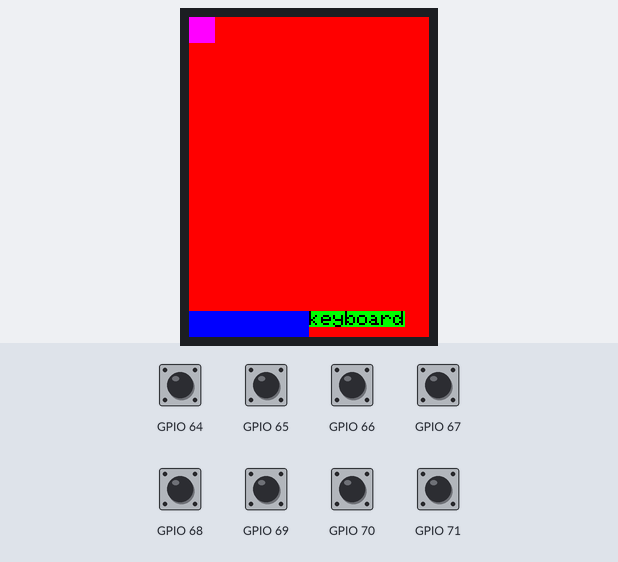
The program below on a simulated ESP32. On the bench: 240×320 colour display. The inputs (shaded band) are chosen by the test bench; at power-on: GPIO 64–71 HIGH. What the program prints to the serial monitor is not drawn.

Above: at 1.1 s.
1.2 s: GPIO 66 pulled LOW for 0.15 s
At 1.8 s:
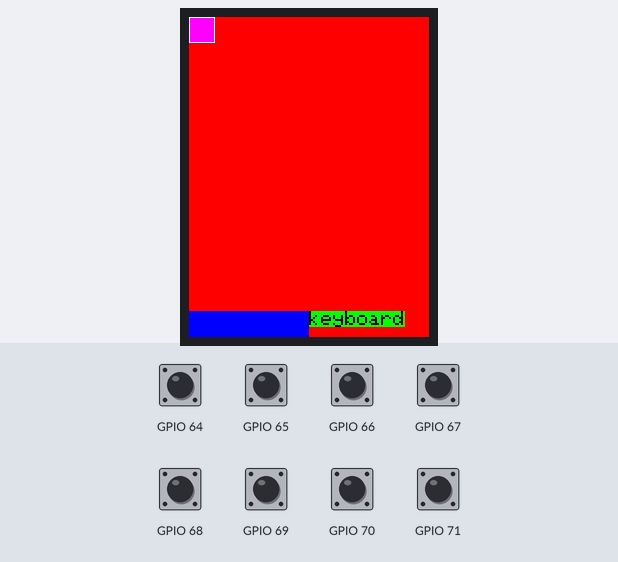
2.8 s: GPIO 64 pulled LOW for 0.15 s
At 4.0 s:
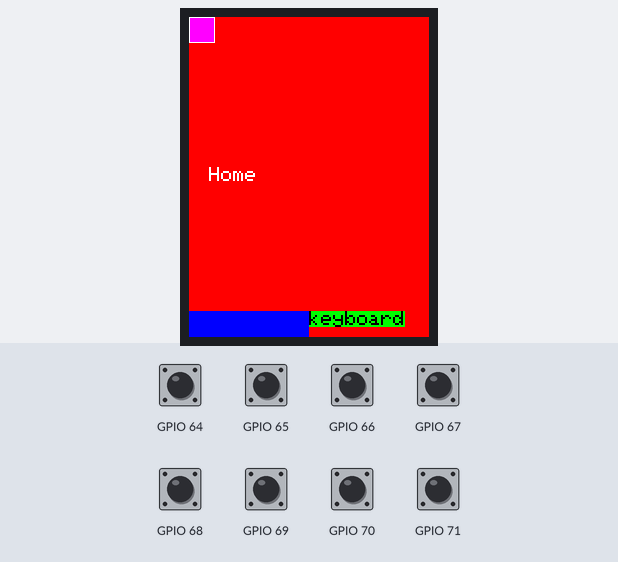
4.4 s: GPIO 66 pulled LOW for 1 s
At 4.44 s:
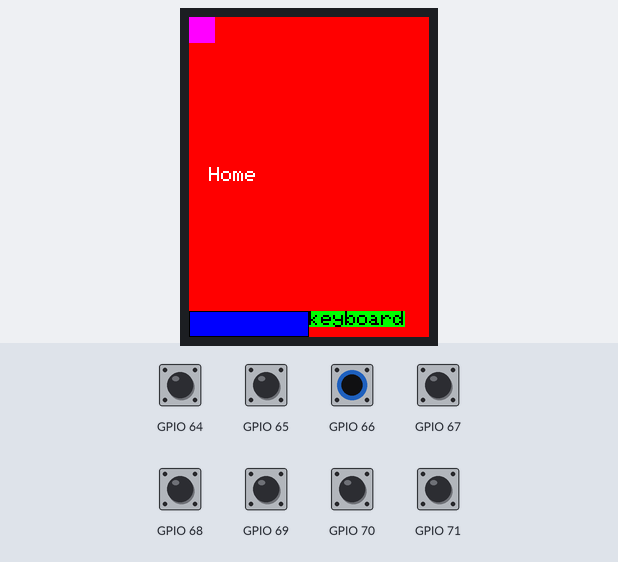

Measured:
- after the input at 1.2 s, the display: changes at once (image 1)
- after the input at 2.8 s, the display: changes at once (image 2)
- after the input at 4.4 s, the display: changes at once (image 3)

The program:

main.cpp
```cpp
#include <Arduino.h>
#include <ui.hpp>
#include <io.hpp>


#define SCREEN_HEIGHT (320)
#define SCREEN_WIDTH (240)
void setup()
{
    Serial.begin(115200);
    ui::UI *ui = new ui::UI;
    ui::Interface *interface = new ui::Interface(ui, {
        new ui::Container({
            new ui::StaticButton(0, 0, 26, 26, TFT_MAGENTA, TFT_WHITE, ui, [](ui::UI *ui)
            {
                Serial.println("Home:");
                ui->tft.setCursor(20, 150);
                ui->tft.setTextColor(TFT_WHITE);
                ui->tft.setTextSize(2);
                ui->tft.print("Home");
            })
        }),
        new ui::Container({
            new ui::StaticButton(0, SCREEN_HEIGHT-26, SCREEN_WIDTH/2, 26, TFT_BLUE, TFT_BLACK, ui, [](ui::UI *ui)
            {
                Serial.println("Menu:");
                ui->tft.setCursor(20, 150);
                ui->tft.setTextColor(TFT_WHITE);
                ui->tft.setTextSize(2);
                ui->tft.print("Menu");
            }),
            new ui::TextButton(SCREEN_WIDTH/2, SCREEN_HEIGHT-26, "keyboard", 2, TFT_GREEN, TFT_BLACK, TFT_BLACK, ui, [](ui::UI *ui)
            {
                Serial.println("Keyb:");
                ui->tft.setCursor(20, 150);
                ui->tft.setTextColor(TFT_WHITE);
                ui->tft.setTextSize(2);
                ui->tft.print("Keyb");
            })
        })
    });
    pcfinit();
    ui->init();
    interface->draw();
    while (true){
        unsigned int buttonstates = readallbuttons();
        if(buttonstates & 0b1){
            interface->clickcontainer();
        }
        if(buttonstates & 0b10){
            interface->cyclecontainer(1);
        }
        if(buttonstates & 0b100){
            interface->cycle(1);
        }
        if(buttonstates & 0b1000){
            interface->selectcontainer(-1);
        }
        delay(50); //need this delay or the pcf chip freaks out
    }
}

void loop()
{
}
```
